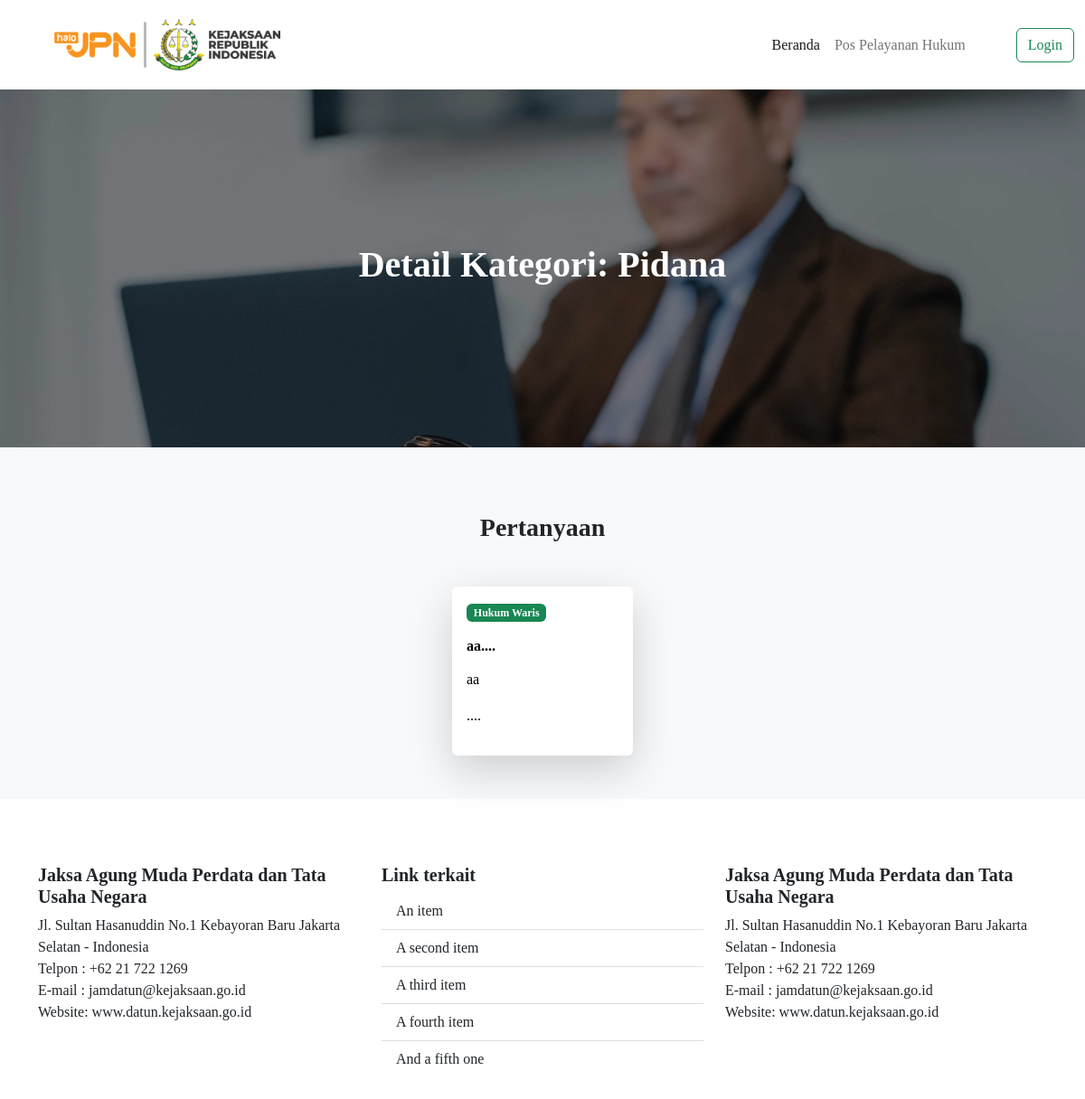
The app's page /Page/detailkategori/7 with its own data.
### tables this page shows
CREATE TABLE `kategori_konsultasi` (
  `id_kategori` int(11) NOT NULL,
  `nama_kategori` varchar(100) NOT NULL,
  `deskripsi_kategori` varchar(250) NOT NULL,
  `icon_kategori` varchar(100) NOT NULL
);

CREATE TABLE `konsultasi` (
  `id_konsultasi` int(11) NOT NULL,
  `nama` varchar(100) NOT NULL,
  `no_ktp` varchar(100) NOT NULL,
  `alamat` text NOT NULL,
  `email` varchar(100) NOT NULL,
  `no_hp` varchar(100) NOT NULL,
  `status_konsultasi` int(2) NOT NULL,
  `upload_ktp` varchar(100) NOT NULL,
  `id_kategori` int(11) NOT NULL,
  `judul` varchar(100) NOT NULL,
  `deskripsi_masalah` text NOT NULL,
  `privasi` int(2) NOT NULL,
  `tgl_isi` varchar(100) NOT NULL,
  `time_isi` time NOT NULL
);

### application/controllers/Page.php (called while the page is built, shortened)
<?php
class Page extends CI_Controller
{
    public function __construct()
    {
        $this->load->model('Page_model');
        $this->load->library('form_validation');
    }
    public function detailkategori($id_kategori)
    {
        $data = [
            'a' => $this->Page_model->getIdkategori($id_kategori)->result(),
            'kateg' => $this->Page_model->getIdkategoriT($id_kategori)->row_array(),
            'title' => 'Halaman Detail Kategori'
        ];
        $this->load->view('page/template/header', $data);
        $this->load->view('page/detailkategori', $data);
        $this->load->view('page/template/footer');
    }
}

### index.php (called while the page is built, shortened)
<?php
require_once BASEPATH.'core/CodeIgniter.php';

### application/models/Page_model.php (called while the page is built, shortened)
<?php if (!defined('BASEPATH')) exit('No direct script access allowed');
class Page_model extends CI_Model
{
    public function getIdkategori($id_kategori)
    {
        $this->db->select('*');
        $this->db->from('konsultasi');
        $this->db->join('kategori_konsultasi', 'kategori_konsultasi.id_kategori = konsultasi.id_kategori');
        $this->db->where('kategori_konsultasi.id_kategori', $id_kategori);
        $this->db->where('status_konsultasi', 1);
        $query = $this->db->get();
        return $query;
    }
    public function getIdkategoriT($id_kategori)
    {
        $this->db->select('*');
        $this->db->from('kategori_konsultasi');
        $query = $this->db->get();
        return $query;
    }
}

### application/views/page/detailkategori.php (the view, shortened to what this page needs)
<div class="container-fluid p-5" style="background-image: url('<?= base_url('assets/img/b.jpg') ?>'), linear-gradient(rgba(0,0,0,0.5),rgba(0,0,0,0.5)) ; background-blend-mode: overlay; background-size: cover;">
    <div class="row align-items-center" style="height: 300px;">
        <div class="col">
            <h1 class="text-center text-white fw-bold">Detail Kategori: <?= $kateg['nama_kategori'] ?></h1>
        </div>
    </div>
</div>
<div class="container-fluid bg-light py-4">
    <h3 class="text-center mt-5 fw-bold">Pertanyaan</h3>
    <div class="row justify-content-center mt-5">
        <?php
        foreach ($a as $a) {
        ?>
            <div class="col-sm-2 col-xs-12 shadow-lg p-3 mb-4 bg-white rounded text-start" style="margin-left: 10px;margin-right: 10px;">
                <a style="text-decoration:none" class="text-black" href="<?= site_url('Page/detailkonsul/' . $a->id_konsultasi) ?>">
                    <span class=" badge text-bg-success"><?= $a->nama_kategori ?></span>
                    <?php
                    $judul = $a->judul;
                    $num_char = 50;
                    $deskripsi =  $a->deskripsi_masalah;
                    $num_deskripsi = 50;
                    ?>
                    <h6 class="mt-3 fw-semibold"><?= substr($judul, 0, $num_char) . '....' ?></h6>
                    <p class="mt-3"><?= substr($deskripsi, 0, $num_deskripsi) . '....' ?></p>
                </a>
            </div>
        <?php } ?>
    </div>
</div>

### assets/style.css (style rules this page uses)
* { font-family: "poppins"; }
h3 { font-family: "poppins"; font-weight: 1000; }
body { color: rgb(36, 36, 36); }

### records on screen
kategori_konsultasi: nama_kategori "Pidana"
konsultasi: id_kategori.nama_kategori "Hukum Waris", judul "aa", deskripsi_masalah "aa"
